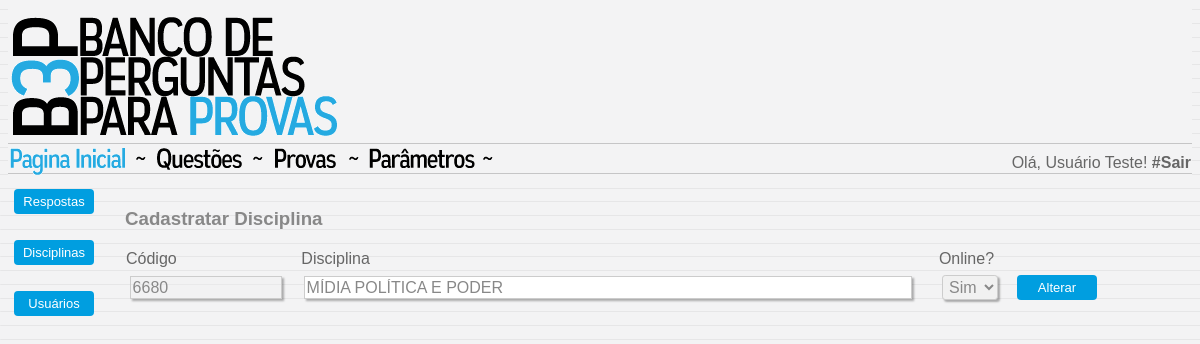
The app's page /disciplinas/alterar.php?codigoGet=6680 (signed in) with its own data.
### tables this page shows
CREATE TABLE `usuarios` (
  `codigo` int(5) NOT NULL,
  `rgm` int(5) NOT NULL,
  `senha` varchar(10) NOT NULL,
  `nome` varchar(50) NOT NULL
);

CREATE TABLE `qdisciplinas` (
  `codDisciplina` int(11) NOT NULL,
  `disciplina` varchar(40) NOT NULL,
  `dOnline` varchar(1) NOT NULL DEFAULT 'N'
);

### config.php (called while the page is built, shortened)
<?php
	$borda = "0";
?>

### disciplinas/alterar.php (the view, shortened to what this page needs)
<?php
	include "../config.php";
	include '../connect.php';
	$codigoGet = $_GET['codigoGet'];
	$queryDisciplinas = sprintf("SELECT * FROM qdisciplinas where codDisciplina='$codigoGet'");
	$dadosDisciplinas = mysqli_query($conecta,$queryDisciplinas) or die(mysql_error($conecta));
	$resultDisciplinas = mysqli_fetch_assoc($dadosDisciplinas);
	if($resultDisciplinas['dOnline']=="S") $selectedSim = "selected";
?>
<html>
	<head>
		<link rel="stylesheet" type="text/css" href="../style.css"/>
	</head>
<body background='../imagens/bg_back.png'>
<div id='rodape'>
	<?php include "../topo.php";?>
	<?php include "../menu.php";?>
	<TABLE BORDER=<?php echo $borda?> WIDTH=100% style='height: 500px' CELLSPACING=0>
		<tr>
			<td valign='top' WIDTH='100em'>
				<?php include "../menu_lateral_parametros.php"; ?>
			</td>
			<td valign='top'>
						<fieldset class="grupo">
							<div class="campo">
							<h3>Cadastratar Disciplina</h3>
								<TABLE BORDER=<?php echo $borda?> CELLSPACING=0>
									<tr>
										<td style="width: 10em">
											<label for="txtListar"> Código </label>
										</td>
										<td style="width: 40em">
											<label for="txtListar" > &nbsp&nbsp Disciplina </label>
										</td>
										<td style="width: 5em">
											<label for="txtListar"> &nbsp Online? </label>
										</td>
										<td style="width: 5em">
										</td>
									</tr>
									<tr>
										<form action="../disciplinas/disciplinas_listar.php?codigoGet=<?php echo $resultDisciplinas['codDisciplina']?>" method="post">
										<td align='center'>
											<input type="text" name="codigo" style="width: 95%" value="<?php echo $resultDisciplinas['codDisciplina'] ?>" disabled/>
										</td>
										<td align='center'>
											<input type="text" name="disciplina" style="width: 95%" value="<?php echo $resultDisciplinas['disciplina'] ?>" />
										</td>
										<td align='center'>
												<select name="online">
												<option value='sim' <?php echo $selectedSim ?>>Sim</option>
											</select>
										</td>
										<td>
											<button type="submit" name="submit" class="button"><span>Alterar</span></button></form>
										</td>
									</tr>
								</table>
							</div>
</body>
</html>

### menu.php
<?php
	if (!isset($conecta)){
		include "sair.php";
	} else {
?>
<?php
		if((!isset($_SESSION['logado'])) || ($_SESSION['logado']=="NEUTRAL") || ($_SESSION['logado']=="NAO") ){
?>
<TABLE BORDER="<?php echo $borda?>" WIDTH=100% style='height: 40px' CELLSPACING=0 background='../../imagens/bg_menu.png'>
		<tr>
			<td>
				<a href="../../bemvindo.php" border='0'><img src='../../imagens/pg_inicial_azul.png'></a>
				<img src='../../imagens/separacao.png'>
			</td>
		</tr>
</TABLE>
<?php
		} else {
?>
<TABLE BORDER="<?php echo $borda?>" WIDTH=100% style='height: 40px' CELLSPACING=0 background='imagens/bg_menu.png'>
		<tr>
			<td>
				<a href="../../bemvindo.php" border='0'><img src='../../imagens/pg_inicial_azul.png'></a>
				<img src='../../imagens/separacao.png'>
				<a href="../../questoes.php" border='0'><img src='../../imagens/questoes_preto.png'></a>
				<img src='../../imagens/separacao.png'>
				<img src='../../imagens/provas_preto.png'>
				<img src='../../imagens/separacao.png'>
				<a href=".././parametros.php" border='0'><img src='../../imagens/parametros_preto.png'></a>
				<img src='../../imagens/separacao.png'>
			</td>
			<?php
				$rgm = $_SESSION['rgm'];
				$sqlUsuarioLogado = sprintf("SELECT nome FROM usuarios where rgm='$rgm'");
				$queryUsuarioLogado = mysqli_query($conecta,$sqlUsuarioLogado) or die(mysql_error());
				$resultUsuarioLogado = mysqli_fetch_assoc($queryUsuarioLogado);
			?>
			<td align="right">
				<div class="campo">
					<label>Olá, <?php echo $resultUsuarioLogado['nome']?>!<a href="sair.php"><b> #Sair</b></a></label>
				</div>
			</td>
		</tr>
</TABLE>
<?php
			}
		}
?>

### style.css (style rules this page uses)
.button { border-radius: 4px; background-color: #009EE0; border: none; color: white; text-align: center; font-size: 13px; padding: 5px; width: 80px; transition: all 0.3s; cursor: pointer; margin: 5px; }
.button span { cursor: pointer; display: inline-block; position: relative; transition: 0.3s; }
.button span:after { content: '»'; position: absolute; opacity: 0; top: 0; right: -20px; transition: 0.3s; }
fieldset { border: 0; }
body, input, textarea, select { font-family: sans-serif; font-size: 1em; color:#888; }
select { background: transparent; border: 0; font-size: 1em; color:#888; padding: 1em 1.25em; border: none; border-radius: 0.2em; background-color: #f1f1f1; border: 1px solid #ccc; }
.campo label,a { margin-bottom: 0.2em; color: #666; text-decoration: none; text-align: center; }
fieldset.grupo .campo { float: left; margin-right: 0em; }
.campo input[type="text"], .campo input[type="password"], .campo select, .campo textarea { padding: 0.1em; border: 1px solid #CCC; box-shadow: 2px 2px 2px rgba(0,0,0,0.3); display: block; }
.campo select option { padding-right: 1em; }
#rodape { bottom: 0; left: 2; text-align: left; min-height: 100%; width:100%; }

### records on screen
usuarios: nome "Usuário Teste"
qdisciplinas: codigo "6680", disciplina "MÍDIA POLÍTICA E PODER"
